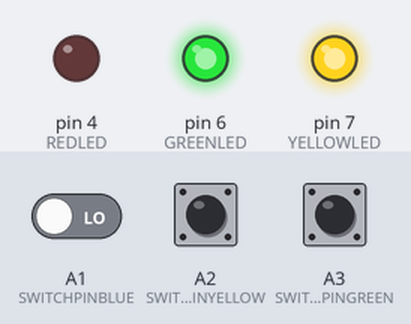
Bench run of a sketch on a simulated Arduino Uno, built with avr-gcc and run on an emulated ATmega328P. Parts: output pins drawn as LEDs (lit = HIGH). The test bench sets the inputs (shaded band); at power-on: A2 (SWITCHPINYELLOW) LOW, A3 (SWITCHPINGREEN) LOW, A1 (SWITCHPINBLUE) LOW.

Above: at 1.2 s.
1.3 s: A2 (SWITCHPINYELLOW) pulled HIGH for 0.15 s
At 1.4 s:
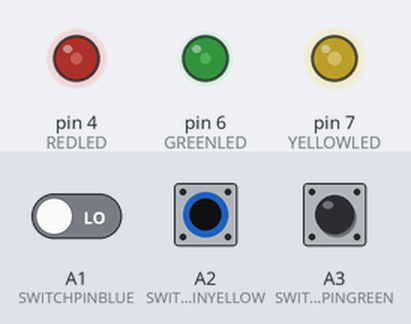
3.0 s: A3 (SWITCHPINGREEN) pulled HIGH for 0.15 s
At 4.0 s:
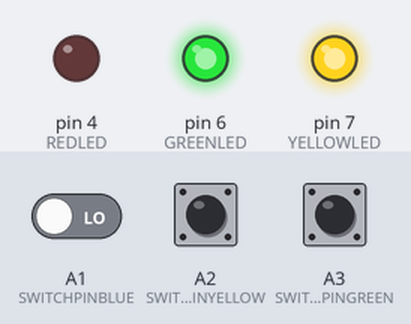
4.7 s: A3 (SWITCHPINGREEN) pulled HIGH for 0.15 s
At 4.8 s:
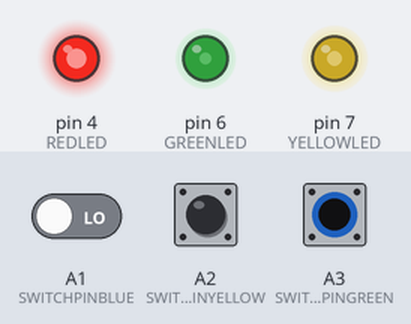
6.4 s: A3 (SWITCHPINGREEN) pulled HIGH for 3.2 s
At 10.4 s:
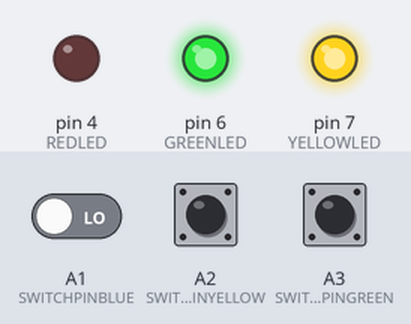
11.1 s: A2 (SWITCHPINYELLOW) pulled HIGH for 1 s
At 11.5 s:
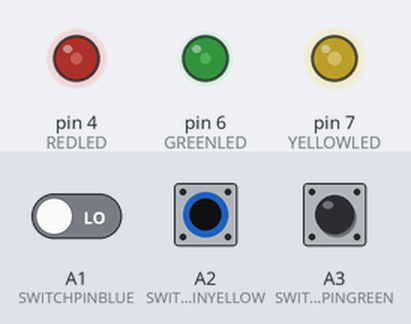
13.6 s: A2 (SWITCHPINYELLOW) pulled HIGH for 3.2 s
At 18.3 s:
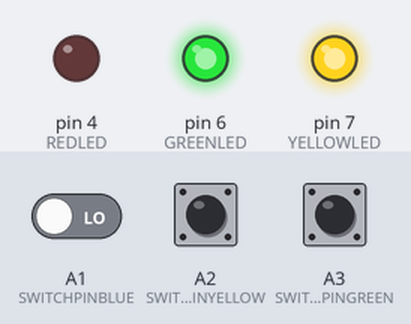
Timing chart, 0 to 19.3 s (numbered marks = the images above; inputs shaded):
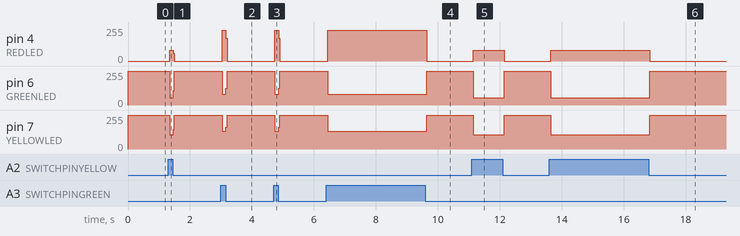

The sketch:

LEDPuzzle.ino
```cpp
const int REDLED = 4;
const int GREENLED = 6;
const int YELLOWLED = 7;
const int SWITCHPINYELLOW = A2;
const int SWITCHPINGREEN = A3;
const int SWITCHPINBLUE = A1;

int pressCnt = 0;

void setup() {
  // put your setup code here, to run once:
  pinMode(REDLED, OUTPUT);
  pinMode(GREENLED, OUTPUT);
  pinMode(YELLOWLED, OUTPUT);
}

void loop() {
  // put your main code here, to run repeatedly:
  int switchPositionY = digitalRead(A2);
  int switchPositionG = digitalRead(A3);
  int switchPositionB = digitalRead(A1);

  //
  digitalWrite(7, HIGH);
  digitalWrite(6, HIGH);

//Yellow button

  if (switchPositionY == HIGH) {
    digitalWrite(4, HIGH);   // turn the LED on (HIGH is the voltage level)
    digitalWrite(6, LOW);
    digitalWrite(7, LOW);
  } else  {
    // turn the LED off by making the voltage LOW
    digitalWrite(4, LOW);
  }
  //Green button

  if (switchPositionG == HIGH) {
    digitalWrite(4, HIGH);   // turn the LED on (HIGH is the voltage level)
    digitalWrite(6, LOW);
    digitalWrite(7, LOW);
  } else  {
    // turn the LED off by making the voltage LOW
    digitalWrite(4, LOW);
  }
  //Blue button that turns green and yelow LED lights off
  if (switchPositionB == HIGH) {
    pressCnt++;
    digitalWrite(4, LOW);
    digitalWrite(7, pressCnt % 5);
    digitalWrite(6, pressCnt % 5);
     delay(1000);
  }
}
```

Measured:
- after the input at 1.3 s, pin 4 (REDLED): 0/255 → 79/255 at once, → 0/255 0.12 s later; pin 6 (GREENLED): 255/255 → 55/255 at once, → 255/255 0.12 s later; pin 7 (YELLOWLED): 255/255 → 108/255 at once, → 255/255 0.12 s later
- after the input at 3.0 s, pin 4 (REDLED): 0/255 → 229/255 at once, → 0/255 0.12 s later; pin 6 (GREENLED): 255/255 → 82/255 at once, → 255/255 0.12 s later; pin 7 (YELLOWLED): 255/255 → 135/255 at once, → 255/255 0.12 s later
- after the input at 4.7 s, pin 4 (REDLED): 0/255 → 229/255 at once, → 0/255 0.12 s later; pin 6 (GREENLED): 255/255 → 82/255 at once, → 255/255 0.12 s later; pin 7 (YELLOWLED): 255/255 → 135/255 at once, → 255/255 0.12 s later
- after the input at 6.4 s, pin 4 (REDLED): 0/255 → 229/255 at once, → 0/255 3.2 s later; pin 6 (GREENLED): 255/255 → 82/255 at once, → 255/255 3.2 s later; pin 7 (YELLOWLED): 255/255 → 135/255 at once, → 255/255 3.2 s later
- after the input at 11.1 s, pin 4 (REDLED): 0/255 → 79/255 at once, → 0/255 1.0 s later; pin 6 (GREENLED): 255/255 → 55/255 at once, → 255/255 1.0 s later; pin 7 (YELLOWLED): 255/255 → 108/255 at once, → 255/255 1.0 s later
- after the input at 13.6 s, pin 4 (REDLED): 0/255 → 79/255 at once, → 0/255 3.2 s later; pin 6 (GREENLED): 255/255 → 55/255 at once, → 255/255 3.2 s later; pin 7 (YELLOWLED): 255/255 → 108/255 at once, → 255/255 3.2 s later
